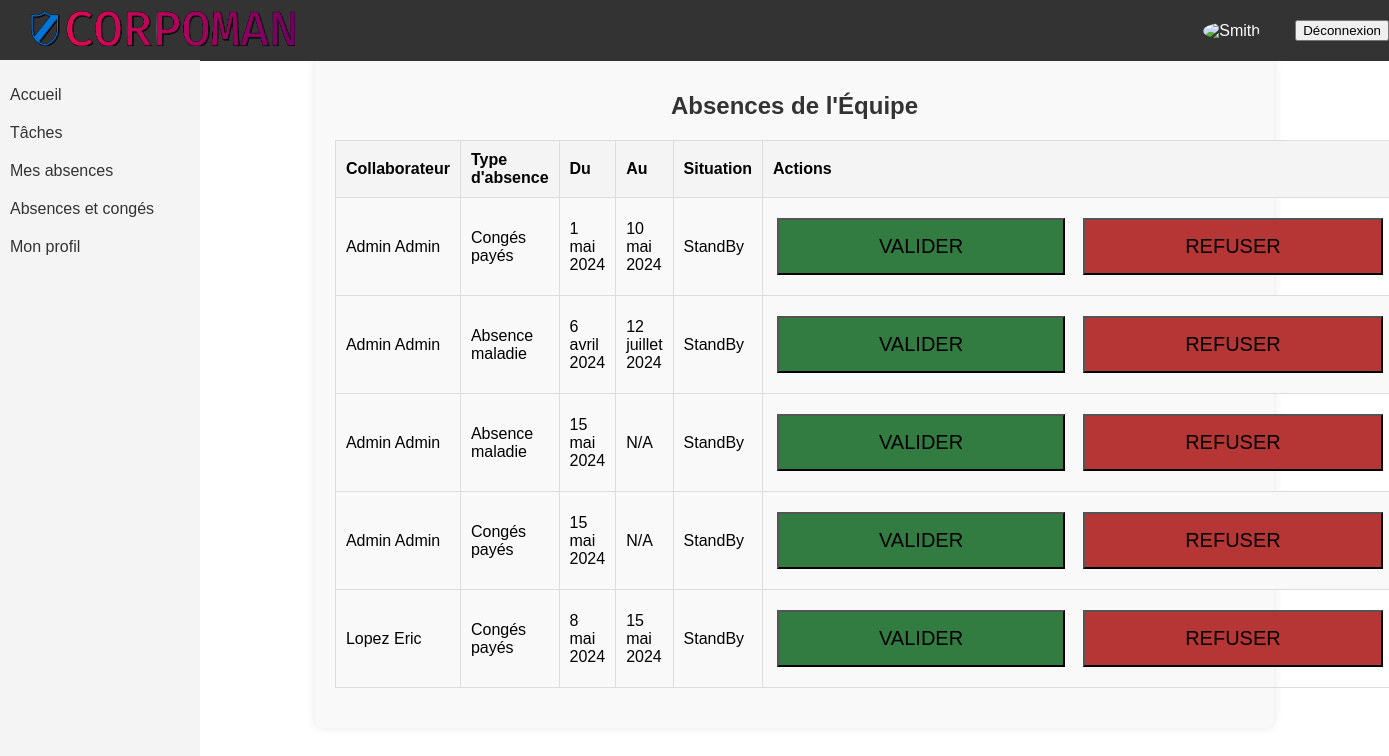
The app's page /absmanagement/ (signed in) with its own data.
### corpoman/models.py (models this page shows, shortened)
class DemandeAbsence(models.Model):
    SITUATION_CHOICES = (
        ('Approved', 'Approuvée'),
        ('StandBy', 'En attente'),
        ('Refused', 'Refusé')
    )
    employe = models.ForeignKey('Collaborateur', on_delete=models.CASCADE, verbose_name="Employé")
    approbateur = models.ForeignKey('Collaborateur', on_delete=models.SET_NULL, null=True, blank=True,
                                    related_name="approbateur", verbose_name="Approbateur")
    type_absence = models.ForeignKey('TypeAbsence', on_delete=models.CASCADE, verbose_name="Type d'absence")
    description = models.TextField(verbose_name="Description",null=True, blank=True)
    date_debut = models.DateField(verbose_name="Date début")
    date_fin = models.DateField(null=True, blank=True, verbose_name="Date fin")
    documents = models.FileField(upload_to="documents_joints", verbose_name="Documents joints", null=True, blank=True)
    situation = models.CharField(max_length=20, choices=SITUATION_CHOICES, verbose_name="Situation")
    class Meta:
        verbose_name = "Demande d'absence"
        verbose_name_plural = "Demandes d'absence"

class Collaborateur(models.Model):
    user = models.OneToOneField(User, on_delete=models.CASCADE, related_name='collaborateur', editable=False, null=True)
    prenom = models.CharField(max_length=100, verbose_name="Prénom")
    nom = models.CharField(max_length=100, verbose_name="Nom")
    avatar = models.ImageField(upload_to='avatars/', null=True, blank=True, validators=[validate_avatar])
    matricule = models.CharField(max_length=11, unique=True, default=generate_matricule, verbose_name="Matricule",
                                 editable=False)
    date_naissance = models.DateField(verbose_name="Date de naissance")
    GENRE_CHOICES = (
        ('M', 'Masculin'),
        ('F', 'Féminin'),
    )
    genre = models.CharField(max_length=10, choices=GENRE_CHOICES, verbose_name="Genre")
    nationalite = models.CharField(max_length=100, verbose_name="Nationalité")
    numero_telephone = models.CharField(max_length=20, verbose_name="Numéro de téléphone")
    adresse = models.CharField(max_length=255, verbose_name="Adresse")
    ville = models.CharField(max_length=100, verbose_name="Ville")
    code_postal = models.CharField(max_length=20, verbose_name="Code postal")
    departement = models.CharField(max_length=100, verbose_name="Département")
    pays = models.CharField(max_length=100, verbose_name="Pays")
    contact_urgence_nom = models.CharField(max_length=100,
                                           verbose_name="Nom de la personne à contacter en cas d'urgence")
    contact_urgence_telephone = models.CharField(max_length=20,
                                                 verbose_name="Téléphone de la personne à contacter en cas d'urgence")
    email_personnel = models.EmailField(verbose_name="Email Personnel")
    email_professionnel = models.EmailField(verbose_name="Email Professionnel")
    entite_juridique = models.ForeignKey('EntiteJuridique', on_delete=models.CASCADE,
                                         verbose_name="Entité Juridique associée à l'employé")
    date_anciennete = models.DateField(verbose_name="Date d'ancienneté")
    lieu_travail = models.ForeignKey('LieuTravail', on_delete=models.CASCADE, verbose_name="Lieu de travail")
    politique_conges = models.ForeignKey('PolitiqueAbsences', on_delete=models.CASCADE,
                                         verbose_name="Politique de congés")
    Equipe = models.ForeignKey('Equipe', on_delete=models.CASCADE, verbose_name="Équipe")
    contrat = models.ForeignKey('Contrat', on_delete=models.CASCADE, verbose_name="Contrat")
    emploi = models.ForeignKey('Emploi', on_delete=models.CASCADE, verbose_name="Emploi")
    manager = models.ForeignKey('self', on_delete=models.CASCADE, null=True, blank=True, verbose_name="Manager",
                                related_name='subordonnes')
    class Meta:
        verbose_name = "Collaborateur"
        verbose_name_plural = "Collaborateurs"

class TypeAbsence(models.Model):
    nom = models.CharField(max_length=100, verbose_name="Nom")
    description = models.TextField(verbose_name="Description")
    deduire_du_compteur = models.BooleanField(verbose_name="Déduire ce temps depuis le compteur")
    absence_remuneree = models.BooleanField(verbose_name="Absences rémunérée")
    date_fin_obligatoire = models.BooleanField(verbose_name="Date de fin obligatoire")
    demander_absence = models.BooleanField(verbose_name="Permettre de demander ce type d'absences")
    autoriser_pieces_jointes = models.BooleanField(verbose_name="Autoriser les pièces jointes")
    pieces_jointes_obligatoires = models.BooleanField(verbose_name="Obliger les pièces jointes")
    description_obligatoire = models.BooleanField(verbose_name="Description obligatoire")
    approbation_automatique = models.BooleanField(verbose_name="Approbation Automatique")
    class Meta:
        verbose_name = "Type d'absence"
        verbose_name_plural = "Types d'absences"

### corpoman/views.py (the view)
# urls.py: path('absmanagement/', absmanagement, name='absmanagement'),
def absmanagement(request):
    equipe = request.user.collaborateur.Equipe
    absences_equipe = DemandeAbsence.objects.filter(employe__Equipe=equipe).exclude(employe=request.user.collaborateur)
    return render(request, 'gestionabs.html',{'absences_equipe': absences_equipe})

### corpoman/templates/gestionabs.html (shortened to what this page needs)
{% extends "base.html" %}
{% block content %}
<div class="container">
    <h1 class="heading">Absences de l'Équipe</h1>
    {% if absences_equipe %}
        <table class="table">
            <thead>
                <tr>
                    <th>Collaborateur</th>
                    <th>Type d'absence</th>
                    <th>Du</th>
                    <th>Au</th>
                    <th>Situation</th>
                    <th>Actions</th>
                </tr>
            </thead>
            <tbody>
                {% for absence in absences_equipe %}
                    <tr>
                        <td>{{ absence.employe.nom }} {{ absence.employe.prenom }}</td>
                        <td>{{ absence.type_absence.nom }}</td>
                        <td>{{ absence.date_debut }}</td>
                        <td>{% if absence.date_fin %}{{ absence.date_fin }}{% else %}N/A{% endif %}</td>
                        <td>{{ absence.situation }}</td>
                        <td>
                            {% if absence.situation == 'StandBy' %}
                            <div class="button-container">
                                <form method="post" action="{% url 'changer_situation_absence' absence.id 'Approved' %}">
                                    <button type="submit" class="yes">Valider</button>
                                </form>
                                <form method="post" action="{% url 'changer_situation_absence' absence.id 'Refused' %}">
                                    <button type="submit" class="no">Refuser</button>
                                </form>
                            </div>
                            {% endif %}
                        </td>
                    </tr>
                {% endfor %}
            </tbody>
        </table>
    {% else %}
        <p class="no-data">Aucune absence à afficher pour l'équipe.</p>
    {% endif %}
</div>
{% endblock %}

### corpoman/static/css/styles.css (style rules this page uses)
body { font-family: Arial, sans-serif; margin: 0; padding: 0; }
.button-container { display: flex; gap: 10px; }
.button-container button { padding: 15px 100px; margin: 10px 4px; cursor: pointer; text-transform: uppercase; text-align: center; font-size: 20px; position: relative; }
.button-container button.yes { background-color: rgb(50, 124, 66); }
.button-container button.no { background-color: rgb(182, 53, 53); }
.button-container form { margin: 0; }
.container { width: 80%; margin: 0 auto; padding: 20px; background-color: #f9f9f9; box-shadow: 0 0 10px rgba(0, 0, 0, 0.1); border-radius: 8px; }
.table { width: 100%; border-collapse: collapse; margin-bottom: 20px; }
.table th, .table td { border: 1px solid #ddd; padding: 10px; text-align: left; }
.table th { background-color: #f4f4f4; font-weight: bold; }
.table tr:nth-child(even) { background-color: #f9f9f9; }
.heading { text-align: center; margin-bottom: 20px; font-size: 24px; color: #333; }

### records on screen
DemandeAbsence: employe.nom "Admin", employe.prenom "Admin", type_absence.nom "Congés payés", date_debut "1 mai 2024", date_fin "10 mai 2024", situation "StandBy", shows "VALIDER"
DemandeAbsence: employe.nom "Admin", employe.prenom "Admin", type_absence.nom "Absence maladie", date_debut "6 avril 2024", date_fin "12 juillet 2024", situation "StandBy", shows "VALIDER"
DemandeAbsence: employe.nom "Admin", employe.prenom "Admin", type_absence.nom "Absence maladie", date_debut "15 mai 2024", shows "N/A", situation "StandBy", shows "VALIDER"
DemandeAbsence: employe.nom "Admin", employe.prenom "Admin", type_absence.nom "Congés payés", date_debut "15 mai 2024", shows "N/A", situation "StandBy", shows "VALIDER"
DemandeAbsence: employe.nom "Lopez", employe.prenom "Eric", type_absence.nom "Congés payés", date_debut "8 mai 2024", date_fin "15 mai 2024", situation "StandBy", shows "VALIDER"
